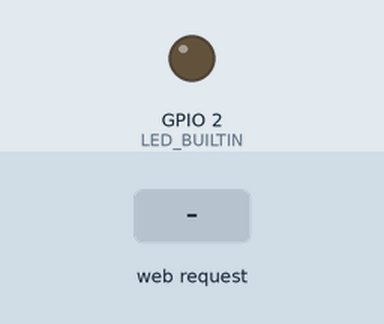
Recording of a sketch running on a simulated ESP8266 (NodeMCU). Parts: output pins drawn as LEDs (lit = HIGH, except the on-board LED, lit = LOW). Inputs (shaded band) come from the test bench. What the sketch prints to the serial monitor is not drawn.

Above: at 3.9 s.
4.0 s: HTTP request GET /enrollmodeon received
At 5.2 s:
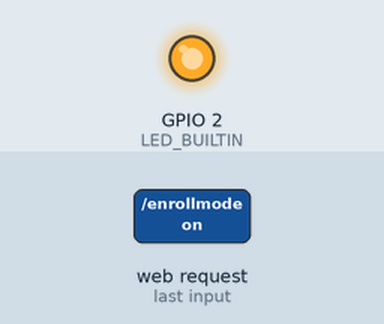
5.5 s: HTTP request GET / received
At 6.4 s:
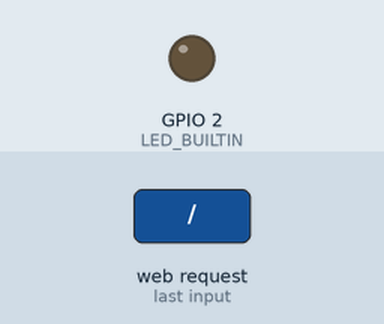
Timing chart, 0 to 8.5 s (numbered marks = the images above; inputs shaded):
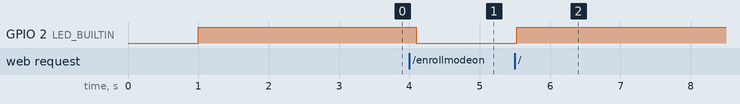

The sketch:

Finger.ino
```cpp
#include <Adafruit_Fingerprint.h>
#include <SoftwareSerial.h>
#include <ESP8266WiFi.h>
#include <WiFiClient.h>
#include <ESP8266WebServer.h>


//Fingerprint scanner Pins
#define Finger_Rx 14 //D5
#define Finger_Tx 12 //D6

const char* ssid = "nodemcu";
const char* password = "00000000";

ESP8266WebServer server(80);

SoftwareSerial mySerial(Finger_Rx, Finger_Tx);
Adafruit_Fingerprint finger = Adafruit_Fingerprint(&mySerial);

int FingerID = 0;     // The Fingerprint ID from the scanner
uint8_t id;
bool lampu_on = true;
void setup(){
  Serial.begin(115200);
   pinMode(LED_BUILTIN, OUTPUT);
    // set the data rate for the sensor serial port
  finger.begin(57600);
  Serial.println("\n\nAdafruit finger detect test");
  digitalWrite(LED_BUILTIN, HIGH);
  if (finger.verifyPassword()) {
    Serial.println("Found fingerprint sensor!");
  } else {
    Serial.println("Did not find fingerprint sensor :(");
    while (1) { delay(1); }
  }

  Serial.print("Setting AP (Access Point)…");
  // Remove the password parameter, if you want the AP (Access Point) to be open
 WiFi.mode(WIFI_AP);
 WiFi.softAP(ssid, password);
 IPAddress myIP = WiFi.softAPIP();

   Serial.print(myIP);


  // Start the server

  server.on("/", [](){
    server.send(200, "text/html", "Home Fingerprint FOSTI<br><br>"
    "<a type='button' href='/enrollmodeon'>Enroll</a>");
    digitalWrite(LED_BUILTIN, HIGH);
  });
    server.on("/enrollmodeon", [](){
      server.send(200, "text/html", "MODE ENROLL ON<br><br>"
      "<a type='button' href='/enrollmodeoff'>Enroll Off</a><br><br>"
      "<a type='button' href='/'>Back</a><br>");
      digitalWrite(LED_BUILTIN, LOW);


  });
    server.on("/enrollmodeoff", [](){
      server.send(200, "text/html", "MODE ENROLL OFF<br><br>"
      "<a type='button' href='/'>Back</a>");
      digitalWrite(LED_BUILTIN, HIGH);


  });
  server.begin();
  Serial.println("Server started");


}

void loop()                     // run over and over again
{
  server.handleClient();
  getFingerprintID();
  delay(50);            //don't ned to run this at full speed.
}

uint8_t getFingerprintID() {
  uint8_t p = finger.getImage();
  switch (p) {
    case FINGERPRINT_OK:
      Serial.println("Image taken");
      break;
    case FINGERPRINT_NOFINGER:
      Serial.println("No finger detected");
      return p;
    case FINGERPRINT_PACKETRECIEVEERR:
      Serial.println("Communication error");
      return p;
    case FINGERPRINT_IMAGEFAIL:
      Serial.println("Imaging error");
      return p;
    default:
      Serial.println("Unknown error");
      return p;
  }

  // OK success!

  p = finger.image2Tz();
  switch (p) {
    case FINGERPRINT_OK:
      Serial.println("Image converted");
      break;
    case FINGERPRINT_IMAGEMESS:
      Serial.println("Image too messy");
      return p;
    case FINGERPRINT_PACKETRECIEVEERR:
      Serial.println("Communication error");
      return p;
    case FINGERPRINT_FEATUREFAIL:
      Serial.println("Could not find fingerprint features");
      return p;
    case FINGERPRINT_INVALIDIMAGE:
      Serial.println("Could not find fingerprint features");
      return p;
    default:
      Serial.println("Unknown error");
      return p;
  }

  // OK converted!
  p = finger.fingerSearch();
  if (p == FINGERPRINT_OK) {
    Serial.println("Found a print match!");
  } else if (p == FINGERPRINT_PACKETRECIEVEERR) {
    Serial.println("Communication error");
    return p;
  } else if (p == FINGERPRINT_NOTFOUND) {
    Serial.println("Did not find a match");
    return p;
  } else {
    Serial.println("Unknown error");
    return p;
  }

  // found a match!
  Serial.print("Found ID #"); Serial.print(finger.fingerID);
  Serial.print(" with confidence of "); Serial.println(finger.confidence);

  return finger.fingerID;
}
```

Measured:
- after the input at 4.0 s, GPIO 2 (LED_BUILTIN): HIGH → LOW after 0.09 s
- after the input at 5.5 s, GPIO 2 (LED_BUILTIN): LOW → HIGH at once
